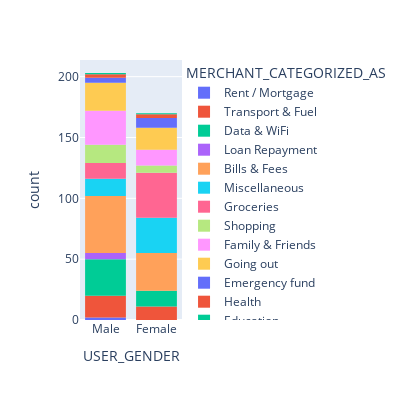

The notebook cell saved with this chart:
### Code cell
fig = px.histogram(train, x="USER_GENDER", color="MERCHANT_CATEGORIZED_AS",width=400, height=400)
fig.show()

### Figure 1 — Plotly figure (JSON) as saved in the notebook; plotly's stock layout.template omitted (floating-point values rounded to 4 significant figures)
{"data": [{"alignmentgroup": "True", "bingroup": "x", "hovertemplate": "MERCHANT_CATEGORIZED_AS=Rent / Mortgage<br>USER_GENDER=%{x}<br>count=%{y}<extra></extra>", "legendgroup": "Rent / Mortgage", "marker": {"color": "#636efa", "pattern": {"shape": ""}}, "name": "Rent / Mortgage", "offsetgroup": "Rent / Mortgage", "orientation": "v", "showlegend": true, "type": "histogram", "x": ["Male", "Male"], "xaxis": "x", "yaxis": "y"}, {"alignmentgroup": "True", "bingroup": "x", "hovertemplate": "MERCHANT_CATEGORIZED_AS=Transport & Fuel<br>USER_GENDER=%{x}<br>count=%{y}<extra></extra>", "legendgroup": "Transport & Fuel", "marker": {"color": "#EF553B", "pattern": {"shape": ""}}, "name": "Transport & Fuel", "offsetgroup": "Transport & Fuel", "orientation": "v", "showlegend": true, "type": "histogram", "x": ["Female", "Female", "Male", "Male", "Male", "Female", "Male", "Female", "Male", "Female", "Male", "Male", "Female", "Male", "Female", "Male", "Male", "Female", "Female", "Male", "Male", "Female", "Male", "Male", "Male", "Female", "Male", "Male", "Male"], "xaxis": "x", "yaxis": "y"}, {"alignmentgroup": "True", "bingroup": "x", "hovertemplate": "MERCHANT_CATEGORIZED_AS=Data & WiFi<br>USER_GENDER=%{x}<br>count=%{y}<extra></extra>", "legendgroup": "Data & WiFi", "marker": {"color": "#00cc96", "pattern": {"shape": ""}}, "name": "Data & WiFi", "offsetgroup": "Data & WiFi", "orientation": "v", "showlegend": true, "type": "histogram", "x": ["Male", "Male", "Female", "Male", "Male", "Male", "Female", "Male", "Female", "Male", "Male", "Male", "Male", "Male", "Male", "Male", "Male", "Female", "Female", "Female", "Female", "Female", "Male", "Female", "Male", "Male", "Male", "Male", "Male", "Male", "Male", "Male", "Male", "Female", "Male", "Male", "Female", "Male", "Male", "Female", "Female", "Male", "Male"], "xaxis": "x", "yaxis": "y"}, {"alignmentgroup": "True", "bingroup": "x", "hovertemplate": "MERCHANT_CATEGORIZED_AS=Loan Repayment<br>USER_GENDER=%{x}<br>count=%{y}<extra></extra>", "legendgroup": "Loan Repayment", "marker": {"color": "#ab63fa", "pattern": {"shape": ""}}, "name": "Loan Repayment", "offsetgroup": "Loan Repayment", "orientation": "v", "showlegend": true, "type": "histogram", "x": ["Male", "Male", "Male", "Male", "Male"], "xaxis": "x", "yaxis": "y"}, {"alignmentgroup": "True", "bingroup": "x", "hovertemplate": "MERCHANT_CATEGORIZED_AS=Bills & Fees<br>USER_GENDER=%{x}<br>count=%{y}<extra></extra>", "legendgroup": "Bills & Fees", "marker": {"color": "#FFA15A", "pattern": {"shape": ""}}, "name": "Bills & Fees", "offsetgroup": "Bills & Fees", "orientation": "v", "showlegend": true, "type": "histogram", "x": ["Male", "Male", "Male", "Female", "Male", "Male", "Female", "Male", "Male", "Female", "Female", "Male", "Male", "Male", "Male", "Female", "Male", "Male", "Male", "Female", "Female", "Female", "Female", "Male", "Female", "Female", "Male", "Male", "Female", "Male", "Female", "Male", "Male", "Male", "Female", "Male", "Male", "Female", "Female", "Female", "Male", "Female", "Male", "Male", "Female", "Male", "Male", "Male", "Male", "Male", "Male", "Male", "Male", "Female", "Male", "Male", "Female", "Female", "Male", "Male", "Female", "Female", "Female", "Male", "Male", "Female", "Male", "Female", "Male", "Female", "Male", "Male", "Male", "Female", "Female", "Male", "Male", "Female"], "xaxis": "x", "yaxis": "y"}, {"alignmentgroup": "True", "bingroup": "x", "hovertemplate": "MERCHANT_CATEGORIZED_AS=Miscellaneous<br>USER_GENDER=%{x}<br>count=%{y}<extra></extra>", "legendgroup": "Miscellaneous", "marker": {"color": "#19d3f3", "pattern": {"shape": ""}}, "name": "Miscellaneous", "offsetgroup": "Miscellaneous", "orientation": "v", "showlegend": true, "type": "histogram", "x": ["Female", "Male", "Female", "Female", "Male", "Female", "Male", "Male", "Female", "Male", "Female", "Female", "Female", "Female", "Female", "Female", "Female", "Male", "Female", "Male", "Female", "Female", "Female", "Male", "Female", "Female", "Male", "Male", "Female", "Female", "Female", "Female", "Male", "Male", "Female", "Female", "Female", "Female", "Male", "Female", "Female", "Female", "Male"], "xaxis": "x", "yaxis": "y"}, {"alignmentgroup": "True", "bingroup": "x", "hovertemplate": "MERCHANT_CATEGORIZED_AS=Groceries<br>USER_GENDER=%{x}<br>count=%{y}<extra></extra>", "legendgroup": "Groceries", "marker": {"color": "#FF6692", "pattern": {"shape": ""}}, "name": "Groceries", "offsetgroup": "Groceries", "orientation": "v", "showlegend": true, "type": "histogram", "x": ["Female", "Female", "Female", "Female", "Female", "Female", "Female", "Female", "Female", "Female", "Male", "Female", "Male", "Female", "Female", "Male", "Male", "Male", "Male", "Female", "Female", "Female", "Female", "Female", "Male", "Female", "Female", "Female", "Female", "Female", "Male", "Female", "Female", "Male", "Male", "Female", "Male", "Female", "Female", "Female", "Female", "Female", "Female", "Female", "Female", "Male", "Female", "Male", "Female", "Female"], "xaxis": "x", "yaxis": "y"}, {"alignmentgroup": "True", "bingroup": "x", "hovertemplate": "MERCHANT_CATEGORIZED_AS=Shopping<br>USER_GENDER=%{x}<br>count=%{y}<extra></extra>", "legendgroup": "Shopping", "marker": {"color": "#B6E880", "pattern": {"shape": ""}}, "name": "Shopping", "offsetgroup": "Shopping", "orientation": "v", "showlegend": true, "type": "histogram", "x": ["Male", "Male", "Male", "Male", "Female", "Male", "Male", "Female", "Male", "Male", "Male", "Male", "Male", "Female", "Male", "Female", "Male", "Female", "Male", "Female", "Male"], "xaxis": "x", "yaxis": "y"}, {"alignmentgroup": "True", "bingroup": "x", "hovertemplate": "MERCHANT_CATEGORIZED_AS=Family & Friends<br>USER_GENDER=%{x}<br>count=%{y}<extra></extra>", "legendgroup": "Family & Friends", "marker": {"color": "#FF97FF", "pattern": {"shape": ""}}, "name": "Family & Friends", "offsetgroup": "Family & Friends", "orientation": "v", "showlegend": true, "type": "histogram", "x": ["Male", "Male", "Female", "Female", "Male", "Male", "Male", "Male", "Male", "Female", "Female", "Female", "Female", "Female", "Male", "Female", "Male", "Male", "Female", "Male", "Male", "Male", "Male", "Female", "Male", "Male", "Male", "Male", "Male", "Male", "Female", "Male", "Female", "Male", "Male", "Male", "Male", "Male", "Male", "Male", "Female"], "xaxis": "x", "yaxis": "y"}, {"alignmentgroup": "True", "bingroup": "x", "hovertemplate": "MERCHANT_CATEGORIZED_AS=Going out<br>USER_GENDER=%{x}<br>count=%{y}<extra></extra>", "legendgroup": "Going out", "marker": {"color": "#FECB52", "pattern": {"shape": ""}}, "name": "Going out", "offsetgroup": "Going out", "orientation": "v", "showlegend": true, "type": "histogram", "x": ["Female", "Female", "Male", "Female", "Female", "Female", "Male", "Male", "Male", "Female", "Female", "Male", "Male", "Female", "Male", "Female", "Male", "Male", "Female", "Male", "Female", "Male", "Female", "Male", "Male", "Female", "Male", "Male", "Female", "Male", "Female", "Male", "Female", "Male", "Male", "Female", "Female", "Male", "Male", "Male", "Male"], "xaxis": "x", "yaxis": "y"}, {"alignmentgroup": "True", "bingroup": "x", "hovertemplate": "MERCHANT_CATEGORIZED_AS=Emergency fund<br>USER_GENDER=%{x}<br>count=%{y}<extra></extra>", "legendgroup": "Emergency fund", "marker": {"color": "#636efa", "pattern": {"shape": ""}}, "name": "Emergency fund", "offsetgroup": "Emergency fund", "orientation": "v", "showlegend": true, "type": "histogram", "x": ["Female", "Female", "Male", "Female", "Male", "Male", "Female", "Female", "Male", "Female", "Female", "Female"], "xaxis": "x", "yaxis": "y"}, {"alignmentgroup": "True", "bingroup": "x", "hovertemplate": "MERCHANT_CATEGORIZED_AS=Health<br>USER_GENDER=%{x}<br>count=%{y}<extra></extra>", "legendgroup": "Health", "marker": {"color": "#EF553B", "pattern": {"shape": ""}}, "name": "Health", "offsetgroup": "Health", "orientation": "v", "showlegend": true, "type": "histogram", "x": ["Male", "Male", "Male", "Female", "Female", "Female"], "xaxis": "x", "yaxis": "y"}, {"alignmentgroup": "True", "bingroup": "x", "hovertemplate": "MERCHANT_CATEGORIZED_AS=Education<br>USER_GENDER=%{x}<br>count=%{y}<extra></extra>", "legendgroup": "Education", "marker": {"color": "#00cc96", "pattern": {"shape": ""}}, "name": "Education", "offsetgroup": "Education", "orientation": "v", "showlegend": true, "type": "histogram", "x": ["Male", "Female"], "xaxis": "x", "yaxis": "y"}], "layout": {"barmode": "relative", "height": 400, "legend": {"title": {"text": "MERCHANT_CATEGORIZED_AS"}, "tracegroupgap": 0}, "margin": {"t": 60}, "width": 400, "xaxis": {"anchor": "y", "domain": [0, 1], "title": {"text": "USER_GENDER"}}, "yaxis": {"anchor": "x", "domain": [0, 1], "title": {"text": "count"}}}}
